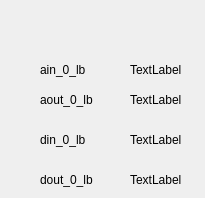
      <widget class="QWidget" name="tab_6">
       <attribute name="title">
        <string>I/O</string>
       </attribute>
       <widget class="QLabel" name="label_61">
        <property name="geometry">
         <rect>
          <x>40</x>
          <y>60</y>
          <width>66</width>
          <height>19</height>
         </rect>
        </property>
        <property name="text">
         <string>ain_0_lb</string>
        </property>
       </widget>
       <widget class="QLabel" name="ain_0_lb">
        <property name="geometry">
         <rect>
          <x>130</x>
          <y>60</y>
          <width>66</width>
          <height>19</height>
         </rect>
        </property>
        <property name="text">
         <string>TextLabel</string>
        </property>
       </widget>
       <widget class="QLabel" name="label_81">
        <property name="geometry">
         <rect>
          <x>40</x>
          <y>90</y>
          <width>66</width>
          <height>19</height>
         </rect>
        </property>
        <property name="text">
         <string>aout_0_lb</string>
        </property>
       </widget>
       <widget class="QLabel" name="aout_0_lb">
        <property name="geometry">
         <rect>
          <x>130</x>
          <y>90</y>
          <width>66</width>
          <height>19</height>
         </rect>
        </property>
        <property name="text">
         <string>TextLabel</string>
        </property>
       </widget>
       <widget class="QLabel" name="label_83">
        <property name="geometry">
         <rect>
          <x>40</x>
          <y>130</y>
          <width>66</width>
          <height>19</height>
         </rect>
        </property>
        <property name="text">
         <string>din_0_lb</string>
        </property>
       </widget>
       <widget class="QLabel" name="din_0_lb">
        <property name="geometry">
         <rect>
          <x>130</x>
          <y>130</y>
          <width>66</width>
          <height>19</height>
         </rect>
        </property>
        <property name="text">
         <string>TextLabel</string>
        </property>
       </widget>
       <widget class="QLabel" name="label_85">
        <property name="geometry">
         <rect>
          <x>40</x>
          <y>170</y>
          <width>66</width>
          <height>19</height>
         </rect>
        </property>
        <property name="text">
         <string>dout_0_lb</string>
        </property>
       </widget>
       <widget class="QLabel" name="dout_0_lb">
        <property name="geometry">
         <rect>
          <x>130</x>
          <y>170</y>
          <width>66</width>
          <height>19</height>
         </rect>
        </property>
        <property name="text">
         <string>TextLabel</string>
        </property>
       </widget>
      </widget>
